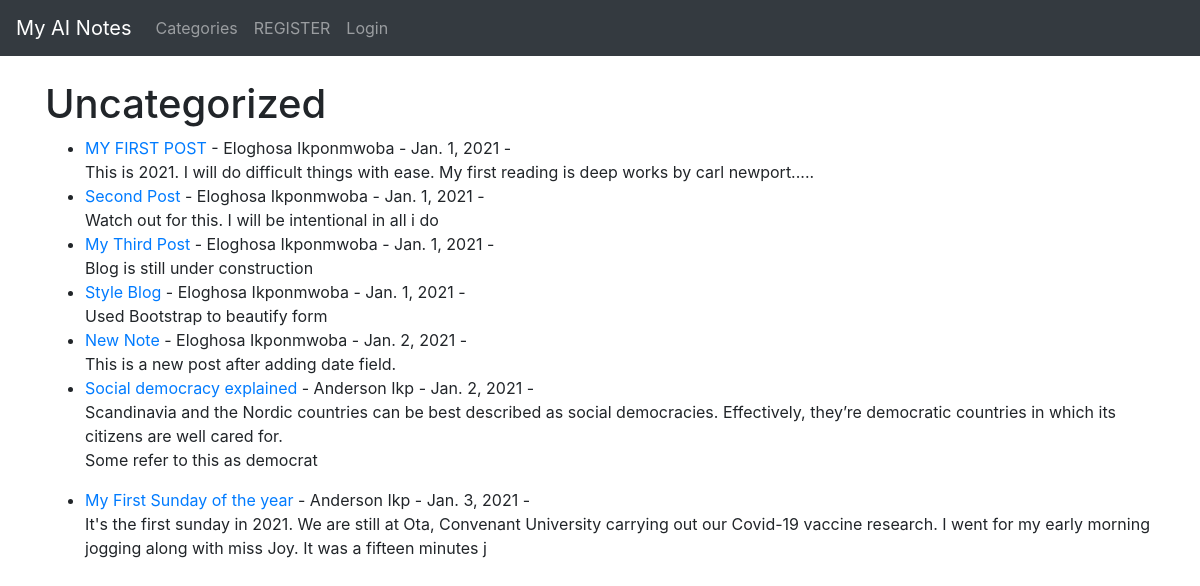
The app's page /category/uncategorized/, older data.
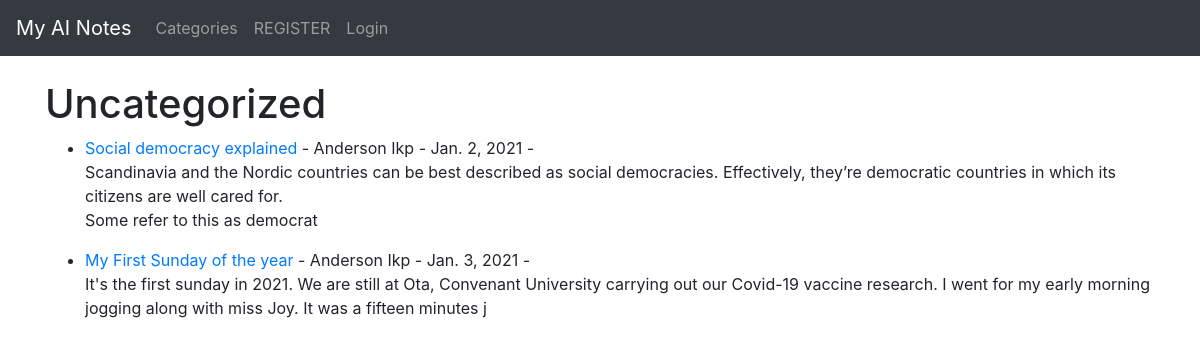
The same page, newer data.
### theblog/models.py (models this page shows, shortened)
class Post(models.Model):
    title = models.CharField(max_length = 255)
    title_tag = models.CharField(max_length = 255, default="My AI Notes")
    author = models.ForeignKey(User, on_delete = models.CASCADE)
    body = RichTextField(blank=True, null=True)
    snippet = models.CharField(max_length=255)
    post_date = models.DateField(auto_now_add=True)
    category = models.CharField(max_length=255, default='uncategorized')
    likes = models.ManyToManyField(User, related_name='blog_post')
    header_image = models.ImageField(null=True, blank=True, upload_to = "images/")

### theblog/views.py (the view)
# urls.py: path('category/<str:cats>/', CategoryView, name='category' ),
def CategoryView(request, cats):
    category_posts = Post.objects.filter(category=cats.replace('-',' '))
    return render(request, 'categories.html', {'cats':cats.title().replace('-',' '), 'category_posts': category_posts})

### theblog/templates/categories.html (shortened to what this page needs)
{% extends 'base.html' %}
{% block content %}
{% if category_posts %}
    <h1> {{cats}} </h1>
    <ul>
        {% for post in category_posts %}
        <li><a href="{% url 'article-detail' post.pk %}">{{post.title}}</a> -
            {{post.author.first_name}} {{post.author.last_name}} -
            {{ post.post_date }} -
            <br/>
            {{post.body | slice:":200" |safe}}</li>
    {% endfor %}
    </ul>
{% else %}
    <h2>Sorry this page does not exist</h2>
{% endif %}
{% endblock %}

Row changes from the older to the newer data that the page shows:
removed Post: title "MY FIRST POST", author.first_name "Eloghosa", author.last_name "Ikponmwoba", post_date "Jan. 1, 2021", body "This is 2021. I will do difficult things with ease. My first reading is deep works by carl newport....."
removed Post: title "Second Post", author.first_name "Eloghosa", author.last_name "Ikponmwoba", post_date "Jan. 1, 2021", body "Watch out for this. I will be intentional in all i do"
removed Post: title "My Third Post", author.first_name "Eloghosa", author.last_name "Ikponmwoba", post_date "Jan. 1, 2021", body "Blog is still under construction"
removed Post: title "Style Blog", author.first_name "Eloghosa", author.last_name "Ikponmwoba", post_date "Jan. 1, 2021", body "Used Bootstrap to beautify form"
removed Post: title "New Note", author.first_name "Eloghosa", author.last_name "Ikponmwoba", post_date "Jan. 2, 2021", body "This is a new post after adding date field."
